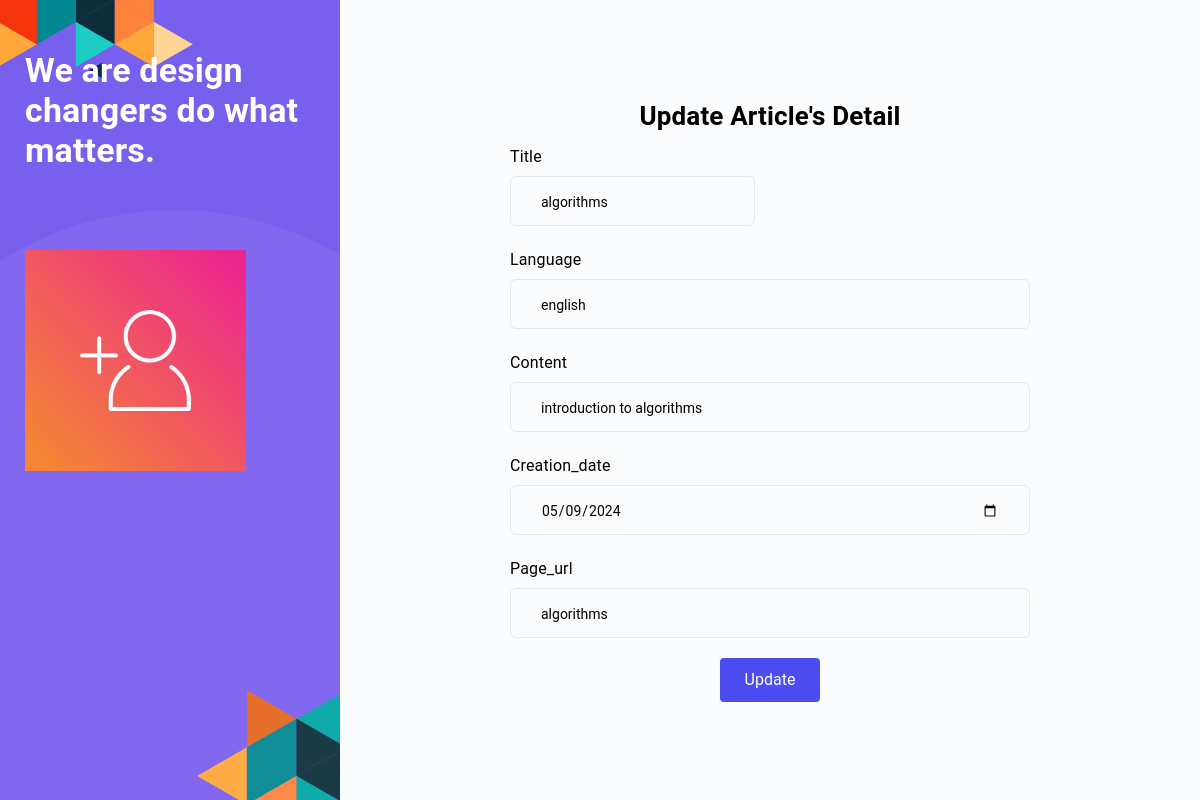
/Views/edit_article.php?id=56 (signed in), run on the app's committed database.
### tables this page shows
CREATE TABLE `article` (
  `article_id` int(11) NOT NULL,
  `title` varchar(50) NOT NULL,
  `content` longtext NOT NULL,
  `language` varchar(50) NOT NULL,
  `creation_date` date NOT NULL,
  `page_url` varchar(255) NOT NULL,
  `userid` int(11) NOT NULL,
  `editorid` int(11) NOT NULL
);

### Views/edit_article.php (the view, shortened to what this page needs)
<?php
$servername = "localhost";
$username = "root";
$password = "";
$dbname = "encyclopedia";
$con = new mysqli($servername, $username, $password, $dbname);
    if (isset($_GET['id'])) {
        $article_id = $_GET['id'];
        $sql = "SELECT * FROM article WHERE article_id = '$article_id'";
        $result = $con->query($sql);
        if ($result->num_rows == 1) {
            $article = $result->fetch_assoc();
        } else {
            echo "Article not found";
            exit();
        }
    } else {
        echo "Article ID not specified";
        exit();
    }
    ?>
<!doctype html>
<html lang="en">
<head>
    <link rel="stylesheet" href="assets/bootstrap/css/bootstrap.min.css">
    <link rel="stylesheet" href="assets/elagent-icon/style.css">
    <link rel="stylesheet" href="assets/animation/animate.css">
    <link rel="stylesheet" href="css/style-main.css">
    <link rel="stylesheet" href="css/responsive.css">
</head>
<body data-scroll-animation="true">
    <div class="body_wrapper">
        <section class="signup_area signup_area_height">
            <div class="row ml-0 mr-0">
                <div class="sign_left signup_left">
                    <h2>We are design changers do what matters.</h2>
                    <img class="position-absolute top" src="img/signup/top_ornamate.png" alt="top">
                    <img class="position-absolute bottom" src="img/signup/bottom_ornamate.png" alt="bottom">
                    <img class="position-absolute middle wow fadeInRight" src="img/signup/instagram-3814082_1280.png" alt="bottom">
                    <div class="round wow zoomIn" data-wow-delay="0.2s"></div>
                </div>
                <div class="sign_right signup_right">
                    <div class="sign_inner signup_inner">
                        <div class="text-center" style="margin-bottom: 10px;">
                            <h3 style="color: black;" >Update Article's Detail </h3>
                        </div>
                        <form action="<?php echo htmlspecialchars($_SERVER["PHP_SELF"]) . '?id=' . $article_id; ?>" method="post"  class="row login_form">
                            <div class="col-sm-6 form-group">
                                <div class="small_text" style="color: black;">Title</div>
                                <input type="text" style="color: black;" class="form-control" value='<?php echo $article['title']; ?>' name="title" id="title"  required>
                            </div>
                            <div class="col-lg-12 form-group">
                                <div class="small_text" style="color: black;">Language</div>
                                <input type="text" style="color: black;" name="language" class="form-control" id="language" value='<?php echo $article['language']; ?>'  required>
                            </div>
                            <div class="col-lg-12 form-group">
                                <div class="small_text" style="color: black;">Content</div>
                                <input id="content" style="color: black;" name="content" type="text" class="form-control" value='<?php echo $article['content']; ?>' placeholder="Type content of article " autocomplete="off">
                            </div>
                            <div class="col-lg-12 form-group">
                                <div class="small_text" style="color: black;">Creation_date</div>
                                <input id="creation_date" style="color: black;" name="creation_date" type="date" class="form-control"  value='<?php echo $article['creation_date']; ?>'  autocomplete="off">
                            </div>
                            <div class="col-lg-12 form-group">
                                <div class="small_text" style="color: black;">Page_url</div>
                                <input id="page_url" style="color: black;" name="page_url" type="text" class="form-control" value='<?php echo $article['page_url'];?>' placeholder="type url of article's page" autocomplete="off" required>
                            </div>
                            <div class="col-lg-12 text-center">
                                <input type="submit" name="submit" value="Update" class="btn action_btn thm_btn">
                            </div>
                        </form>
                    </div>
                </div>
            </div>
        </section>
    </div>
</body>
</html>

### Views/css/responsive.css (style rules this page uses)
@media (max-width: 1750px) { .signup_area { min-height: 760px; } }
@media (max-width: 1750px) { .sign_left { width: calc(50% - 260px); padding: 50px 45px 0; } }
@media (max-width: 1750px) { .sign_right { width: calc(50% + 260px); } }
@media (max-width: 1750px) { .sign_left h2 { font-size: 34px; line-height: 40px; } }
@media (max-width: 1366px) { .signup_area { min-height: 620px; } }
@media (max-width: 1366px) { .sign_left { padding-left: 25px; padding-right: 25px; } }
@media (max-width: 1366px) { .sign_left .middle { max-width: 65%; } }
@media (max-width: 1366px) { .signup_area_height .login_form .form-group { margin-bottom: 20px; } }
@media (max-width: 1366px) { .signup_area_height .login_form .form-group .form-control { height: 50px; line-height: 50px; } }

### data on the page
article: title "algorithms", language "english", content "introduction to algorithms", creation_date "05/09/2024", page_url "algorithms"
